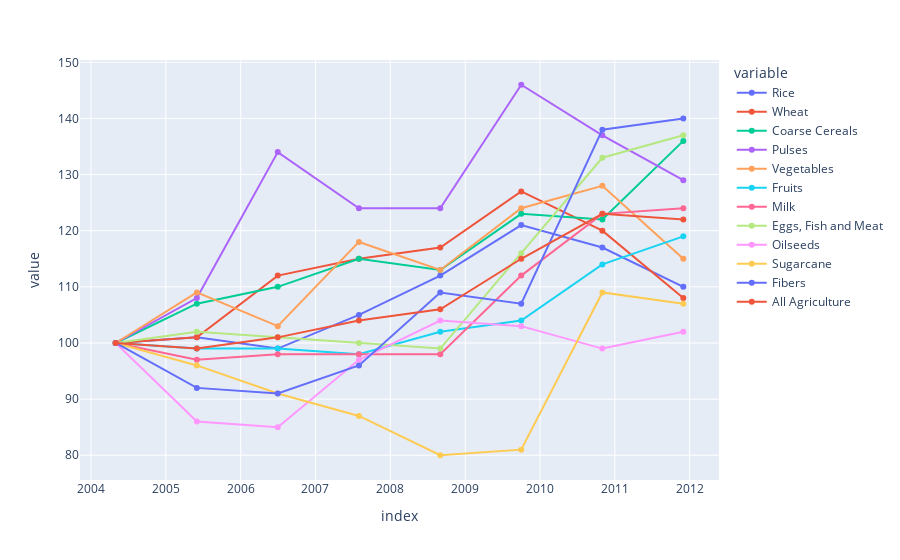

The notebook cell this image was saved under:
### Code cell
a=px.line(df4t,markers=True)

a.show()

### Figure 1 — Plotly figure (JSON) as saved in the notebook; plotly's stock layout.template omitted (floating-point values rounded to 4 significant figures)
{"data": [{"hovertemplate": "variable=Rice<br>index=%{x}<br>value=%{y}<extra></extra>", "legendgroup": "Rice", "line": {"color": "#636efa", "dash": "solid"}, "marker": {"symbol": "circle"}, "mode": "lines+markers", "name": "Rice", "orientation": "v", "showlegend": true, "type": "scatter", "x": ["2004-05", "2005-06", "2006-07", "2007-08", "2008-09", "2009-10", "2010-11", "2011-12"], "xaxis": "x", "y": [100, 101, 99, 105, 112, 121, 117, 110], "yaxis": "y"}, {"hovertemplate": "variable=Wheat<br>index=%{x}<br>value=%{y}<extra></extra>", "legendgroup": "Wheat", "line": {"color": "#EF553B", "dash": "solid"}, "marker": {"symbol": "circle"}, "mode": "lines+markers", "name": "Wheat", "orientation": "v", "showlegend": true, "type": "scatter", "x": ["2004-05", "2005-06", "2006-07", "2007-08", "2008-09", "2009-10", "2010-11", "2011-12"], "xaxis": "x", "y": [100, 101, 112, 115, 117, 127, 120, 108], "yaxis": "y"}, {"hovertemplate": "variable=Coarse Cereals<br>index=%{x}<br>value=%{y}<extra></extra>", "legendgroup": "Coarse Cereals", "line": {"color": "#00cc96", "dash": "solid"}, "marker": {"symbol": "circle"}, "mode": "lines+markers", "name": "Coarse Cereals", "orientation": "v", "showlegend": true, "type": "scatter", "x": ["2004-05", "2005-06", "2006-07", "2007-08", "2008-09", "2009-10", "2010-11", "2011-12"], "xaxis": "x", "y": [100, 107, 110, 115, 113, 123, 122, 136], "yaxis": "y"}, {"hovertemplate": "variable=Pulses<br>index=%{x}<br>value=%{y}<extra></extra>", "legendgroup": "Pulses", "line": {"color": "#ab63fa", "dash": "solid"}, "marker": {"symbol": "circle"}, "mode": "lines+markers", "name": "Pulses", "orientation": "v", "showlegend": true, "type": "scatter", "x": ["2004-05", "2005-06", "2006-07", "2007-08", "2008-09", "2009-10", "2010-11", "2011-12"], "xaxis": "x", "y": [100, 108, 134, 124, 124, 146, 137, 129], "yaxis": "y"}, {"hovertemplate": "variable=Vegetables <br>index=%{x}<br>value=%{y}<extra></extra>", "legendgroup": "Vegetables ", "line": {"color": "#FFA15A", "dash": "solid"}, "marker": {"symbol": "circle"}, "mode": "lines+markers", "name": "Vegetables ", "orientation": "v", "showlegend": true, "type": "scatter", "x": ["2004-05", "2005-06", "2006-07", "2007-08", "2008-09", "2009-10", "2010-11", "2011-12"], "xaxis": "x", "y": [100, 109, 103, 118, 113, 124, 128, 115], "yaxis": "y"}, {"hovertemplate": "variable=Fruits<br>index=%{x}<br>value=%{y}<extra></extra>", "legendgroup": "Fruits", "line": {"color": "#19d3f3", "dash": "solid"}, "marker": {"symbol": "circle"}, "mode": "lines+markers", "name": "Fruits", "orientation": "v", "showlegend": true, "type": "scatter", "x": ["2004-05", "2005-06", "2006-07", "2007-08", "2008-09", "2009-10", "2010-11", "2011-12"], "xaxis": "x", "y": [100, 99, 99, 98, 102, 104, 114, 119], "yaxis": "y"}, {"hovertemplate": "variable=Milk<br>index=%{x}<br>value=%{y}<extra></extra>", "legendgroup": "Milk", "line": {"color": "#FF6692", "dash": "solid"}, "marker": {"symbol": "circle"}, "mode": "lines+markers", "name": "Milk", "orientation": "v", "showlegend": true, "type": "scatter", "x": ["2004-05", "2005-06", "2006-07", "2007-08", "2008-09", "2009-10", "2010-11", "2011-12"], "xaxis": "x", "y": [100, 97, 98, 98, 98, 112, 123, 124], "yaxis": "y"}, {"hovertemplate": "variable=Eggs, Fish and Meat<br>index=%{x}<br>value=%{y}<extra></extra>", "legendgroup": "Eggs, Fish and Meat", "line": {"color": "#B6E880", "dash": "solid"}, "marker": {"symbol": "circle"}, "mode": "lines+markers", "name": "Eggs, Fish and Meat", "orientation": "v", "showlegend": true, "type": "scatter", "x": ["2004-05", "2005-06", "2006-07", "2007-08", "2008-09", "2009-10", "2010-11", "2011-12"], "xaxis": "x", "y": [100, 102, 101, 100, 99, 116, 133, 137], "yaxis": "y"}, {"hovertemplate": "variable=Oilseeds<br>index=%{x}<br>value=%{y}<extra></extra>", "legendgroup": "Oilseeds", "line": {"color": "#FF97FF", "dash": "solid"}, "marker": {"symbol": "circle"}, "mode": "lines+markers", "name": "Oilseeds", "orientation": "v", "showlegend": true, "type": "scatter", "x": ["2004-05", "2005-06", "2006-07", "2007-08", "2008-09", "2009-10", "2010-11", "2011-12"], "xaxis": "x", "y": [100, 86, 85, 97, 104, 103, 99, 102], "yaxis": "y"}, {"hovertemplate": "variable=Sugarcane <br>index=%{x}<br>value=%{y}<extra></extra>", "legendgroup": "Sugarcane ", "line": {"color": "#FECB52", "dash": "solid"}, "marker": {"symbol": "circle"}, "mode": "lines+markers", "name": "Sugarcane ", "orientation": "v", "showlegend": true, "type": "scatter", "x": ["2004-05", "2005-06", "2006-07", "2007-08", "2008-09", "2009-10", "2010-11", "2011-12"], "xaxis": "x", "y": [100, 96, 91, 87, 80, 81, 109, 107], "yaxis": "y"}, {"hovertemplate": "variable=Fibers<br>index=%{x}<br>value=%{y}<extra></extra>", "legendgroup": "Fibers", "line": {"color": "#636efa", "dash": "solid"}, "marker": {"symbol": "circle"}, "mode": "lines+markers", "name": "Fibers", "orientation": "v", "showlegend": true, "type": "scatter", "x": ["2004-05", "2005-06", "2006-07", "2007-08", "2008-09", "2009-10", "2010-11", "2011-12"], "xaxis": "x", "y": [100, 92, 91, 96, 109, 107, 138, 140], "yaxis": "y"}, {"hovertemplate": "variable=All Agriculture<br>index=%{x}<br>value=%{y}<extra></extra>", "legendgroup": "All Agriculture", "line": {"color": "#EF553B", "dash": "solid"}, "marker": {"symbol": "circle"}, "mode": "lines+markers", "name": "All Agriculture", "orientation": "v", "showlegend": true, "type": "scatter", "x": ["2004-05", "2005-06", "2006-07", "2007-08", "2008-09", "2009-10", "2010-11", "2011-12"], "xaxis": "x", "y": [100, 99, 101, 104, 106, 115, 123, 122], "yaxis": "y"}], "layout": {"legend": {"title": {"text": "variable"}, "tracegroupgap": 0}, "margin": {"t": 60}, "xaxis": {"anchor": "y", "domain": [0, 1], "title": {"text": "index"}}, "yaxis": {"anchor": "x", "domain": [0, 1], "title": {"text": "value"}}}}
